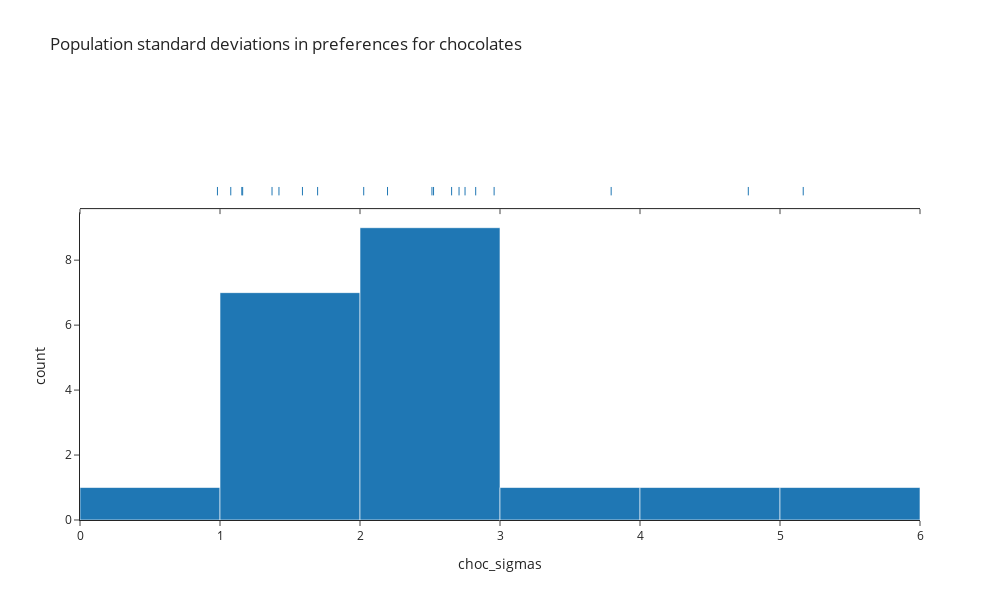

Notebook code cell kept with this figure:
### Markdown cell above
The other population level aspect of the generative model is the standard deviation in appeal for each chocolate. This describes how much variation there is in individual people's ratings of the appeal of a given chcolate. These standard deviations differ because some chocolates are assumed to have similar ratings across people, whereas others are assumed tobe more divisive causing a wider spread in appeal ratings across people.

The population level standard deviation in ratings was defined to be gamma distributed, allowing for a range of possible values, but ensuring that all values are positive. The mean of the gamma distribution is α/β, where α and β are its shape and scale parameters respectively. Numpy defines the scale parameter as 1/β, so by choosing shape and scale 5 and 0.1, the mean of the population standard deviations in appeal is set to 0.5. More information and interactive visualiastions of the gamma distribution can be found at https://distribution-explorer.github.io/continuous/gamma.html

Unlike the situation above where the centre and spread of the population mean appeals per chocolate was explained as arbitrary, the scale of population standard deviations in appeal is now relative to the population mean appeal levels. So, since the population mean appeals were assumed to have standard devition 1, choosing a gamma distribution with mean 0.5 for the population level standard deviations in appeal means that the individual effects on ratings are on average assumed to be about half the size of the population level effects. So, if a chocolate has a population mean rating of -1, few participants will rate that chocolate above 0 if it has a population level standard deviation of 0.5, since that would be two standard deviations above the mean. The possibility remains open, however, for that chocolate to have a higher standard deviation in appeal ratings drawn from the gamma distribition, so it's possible for individual level effects to outweight population level effects in some cases.

Here we can see most chocolates have a standard deviaition in appeal in the region of 0.5, but some do have standard deviations greater than 1 or less than 0.2.

### Code cell
sim_viz.plot_var('choc_sigmas',
                 marginal='rug',
                 title='Population standard deviations in preferences for chocolates')

### Figure 1 — Plotly figure (JSON) as saved in the notebook; plotly's stock layout.template omitted (floating-point values rounded to 4 significant figures)
{"data": [{"alignmentgroup": "True", "bingroup": "x", "hovertemplate": "variable=0<br>value=%{x}<br>count=%{y}<extra></extra>", "legendgroup": "0", "marker": {"color": "#1F77B4", "pattern": {"shape": ""}}, "name": "0", "offsetgroup": "0", "orientation": "v", "showlegend": true, "type": "histogram", "x": [1.589, 2.197, 2.707, 3.794, 1.156, 1.697, 4.774, 2.027, 2.75, 1.077, 2.958, 0.9817, 2.654, 1.162, 1.421, 1.372, 5.166, 2.514, 2.826, 2.525], "xaxis": "x", "yaxis": "y"}, {"alignmentgroup": "True", "boxpoints": "all", "fillcolor": "rgba(255,255,255,0)", "hoveron": "points", "hovertemplate": "variable=0<br>value=%{x}<extra></extra>", "jitter": 0, "legendgroup": "0", "line": {"color": "rgba(255,255,255,0)"}, "marker": {"color": "#1F77B4", "symbol": "line-ns-open"}, "name": "0", "offsetgroup": "0", "showlegend": false, "type": "box", "x": [1.589, 2.197, 2.707, 3.794, 1.156, 1.697, 4.774, 2.027, 2.75, 1.077, 2.958, 0.9817, 2.654, 1.162, 1.421, 1.372, 5.166, 2.514, 2.826, 2.525], "xaxis": "x2", "yaxis": "y2"}], "layout": {"barmode": "relative", "height": 600, "legend": {"title": {"text": "variable"}, "tracegroupgap": 0}, "showlegend": false, "title": {"text": "Population standard deviations in preferences for chocolates"}, "width": 1000, "xaxis": {"anchor": "y", "domain": [0, 1], "title": {"text": "choc_sigmas"}}, "xaxis2": {"anchor": "y2", "domain": [0, 1], "matches": "x", "showticklabels": false}, "yaxis": {"anchor": "x", "domain": [0, 0.7326], "title": {"text": "count"}}, "yaxis2": {"anchor": "x2", "domain": [0.7426, 1], "matches": "y2", "showline": false, "showticklabels": false, "ticks": ""}}}
